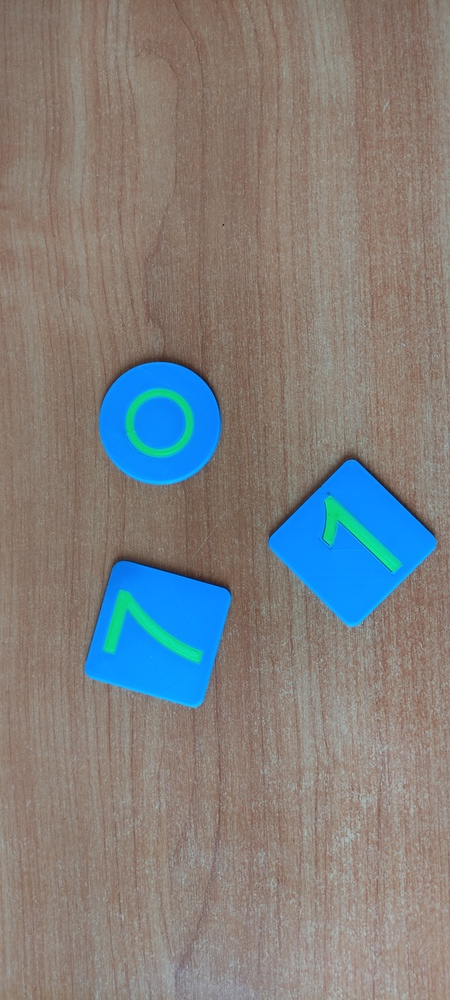
#> input picture 7 term/ЦОСиИ/images/4.jpg, 450 x 1000 px, shrunk from 2080 x 4624 before the run, found by its file name
$ python main.py
#> lines starting #> are read from the running program, lines starting #| are printed output that depends on the picture; after the words box and inside, x2 and y2 are one past the last pixel; in counts of white or black regions, pixels touching at a corner belong together
import cv2
import numpy as np
import matplotlib.pyplot as plt

image_path = r"..\images\4.jpg"
image = cv2.imread(image_path)
#> image is the input picture: shape (1000, 450, 3); mean B, G, R 126.3, 127.5, 128.4

if image is None:
    print("Ошибка: изображение не найдено. Проверьте путь:", image_path)
else:
    hsv = cv2.cvtColor(image, cv2.COLOR_BGR2HSV)
#> hsv: shape (1000, 450, 3); mean H, S, V 22.5, 67.3, 150.7

    lower_green = np.array([35, 80, 80])
    upper_green = np.array([85, 255, 255])

    mask = cv2.inRange(hsv, lower_green, upper_green)
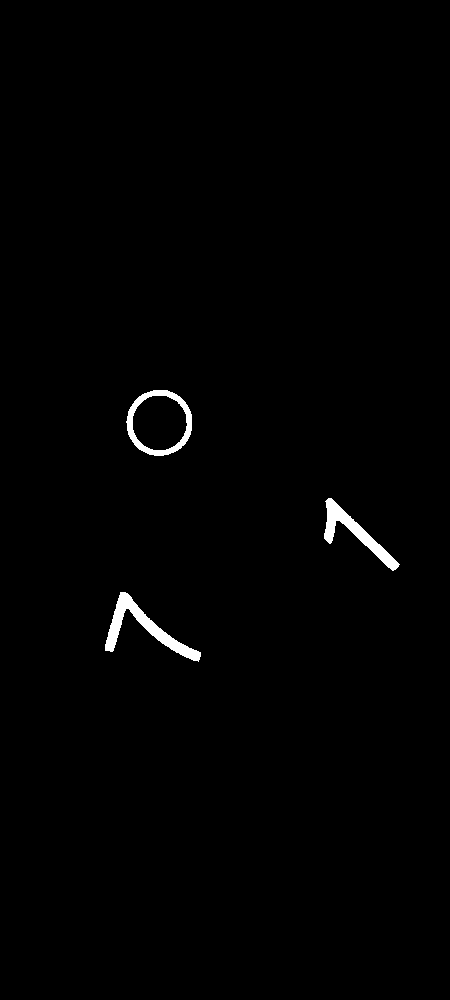
#> mask: shape (1000, 450); 0.89% white; 3 white regions, box (x1, y1, x2, y2) and area: (105, 592, 201, 662) 1571, (324, 498, 400, 571) 1291, (126, 390, 192, 456) 1127

    #дилатация для уменьшения шума
    kernel = np.ones((3, 3), np.uint8)
    dilated_mask = cv2.dilate(mask, kernel, iterations=2)
#> dilated_mask: shape (1000, 450); 1.4% white; 3 white regions

    contours, _ = cv2.findContours(dilated_mask, cv2.RETR_EXTERNAL, cv2.CHAIN_APPROX_SIMPLE)
#> contours = 3 contours; box (x1, y1, x2, y2) and area: (124, 388, 194, 458) 3880, (103, 590, 203, 664) 2275, (322, 496, 402, 573) 1892

    aligned_objects = np.zeros_like(image)

    rotation_angles = []

    for contour in contours:
        if cv2.contourArea(contour) < 100:
            continue

        rect = cv2.minAreaRect(contour)
        angle = rect[2]

        if rect[1][0] < rect[1][1]:
            corrected_angle = angle
        else:

            if image_path == r"..\images\1.jpg":
                corrected_angle = angle + 90
            else:
                corrected_angle = angle - 90

        rotation_angles.append(corrected_angle)

        box = cv2.boxPoints(rect)
        box = np.int32(box)
        x, y, w, h = cv2.boundingRect(box)

        cropped = image[y:y + h, x:x + w]

        #поворот
        center = (w // 2, h // 2)
        rotation_matrix = cv2.getRotationMatrix2D(center, corrected_angle, 1.0)
        rotated = cv2.warpAffine(cropped, rotation_matrix, (w, h), flags=cv2.INTER_LINEAR, borderValue=(0, 0, 0))

        object_mask = dilated_mask[y:y + h, x:x + w]
        rotated_mask = cv2.warpAffine(object_mask, rotation_matrix, (w, h), flags=cv2.INTER_LINEAR, borderValue=0)
        object_mask_inv = cv2.bitwise_not(rotated_mask)

        object_only = cv2.bitwise_and(rotated, rotated, mask=rotated_mask)
        aligned_objects[y:y + rotated.shape[0], x:x + rotated.shape[1]] = cv2.bitwise_and(
            aligned_objects[y:y + rotated.shape[0], x:x + rotated.shape[1]],
            aligned_objects[y:y + rotated.shape[0], x:x + rotated.shape[1]],
            mask=object_mask_inv
        )
        aligned_objects[y:y + rotated.shape[0], x:x + rotated.shape[1]] += object_only
#> this loop made 3 passes
#> (rect, angle, corrected_angle, box, x, y, w, h) on passes 1 to 3: (((155.3, 625.8), (64.74, 100.2), -83.52), -83.52, -83.52, [[201, 663], [101, 652], [109, 587], [208, 599]], 101, 587, 108, 77), (((352.9, 542.4), (39.67, 103.3), -46.01), -46.01, -46.01, [[376, 592], [301, 520], [329, 492], [403, 564]], 301, 492, 103, 101), (((158.5, 422.5), (69, 69), -90), -90, -180, [[193, 457], [124, 457], [124, 388], [193, 388]], 124, 388, 70, 70)
#> pass 1, `cropped = image[y:y + h, x:x + w]`:
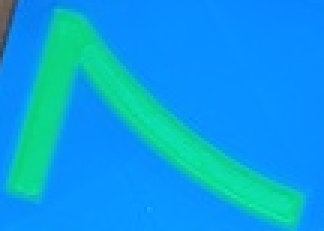
#> cropped: shape (77, 108, 3) (shown 3 times larger); mean B, G, R 228, 159.3, 10.5
#> pass 1, `rotated_mask = cv2.warpAffine(object_mask, rotation_matrix, (w, h), fl..`:
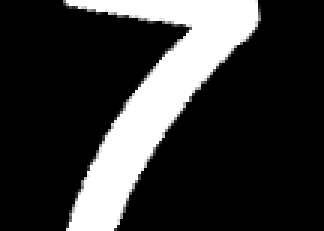
#> rotated_mask: shape (77, 108) (shown 3 times larger); min 0, max 255, mean 53.4
#> after the loop:
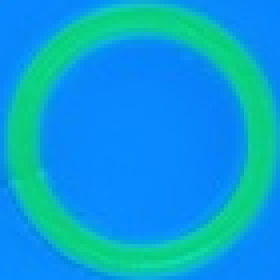
#> cropped: shape (70, 70, 3) (shown 4 times larger); mean B, G, R 217.1, 158.9, 9.7
#> after the loop: object_mask: shape (70, 70); 42.6% white; 1 white region, box (x1, y1, x2, y2) and area: (0, 0, 70, 70) 2086
#> after the loop:
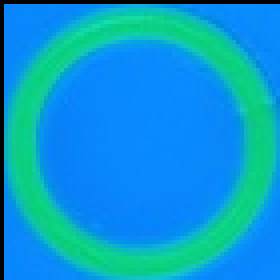
#> rotated: shape (70, 70, 3) (shown 4 times larger); mean B, G, R 210.2, 154.9, 9.5
#> after the loop:
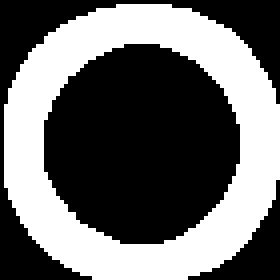
#> rotated_mask: shape (70, 70) (shown 4 times larger); 42.1% white; 1 white region, box (x1, y1, x2, y2) and area: (1, 1, 70, 70) 2061
#> after the loop, rotation_angles = [-83.52, -46.01, -180]

    for i, angle in enumerate(rotation_angles, start=1):
        print(f"Объект {i} повёрнут на {angle:.1f}° ")
#> this loop made 3 passes
#> angle on passes 1 to 3: -83.52, -46.01, -180
#| Объект 1 повёрнут на -83.5°
#| Объект 2 повёрнут на -46.0°
#| Объект 3 повёрнут на -180.0°

    fig, ax = plt.subplots(1, 2, figsize=(10, 5))
    ax[0].imshow(cv2.cvtColor(mask, cv2.COLOR_GRAY2RGB))
    ax[0].set_title("Контуры")
    ax[0].axis("off")

    ax[1].imshow(cv2.cvtColor(aligned_objects, cv2.COLOR_BGR2RGB))
    ax[1].set_title("После переворота")
    ax[1].axis("off")

    plt.show()
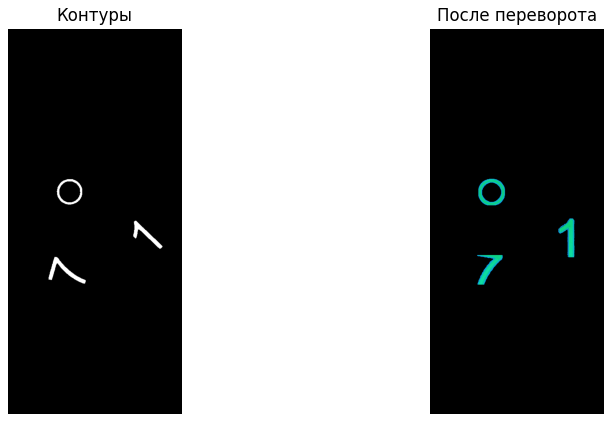
#> figure drawn by matplotlib, 2 panels

$ run again, with 7 term/ЦОСиИ/images/2.jpg copied over 7 term/ЦОСиИ/images/4.jpg
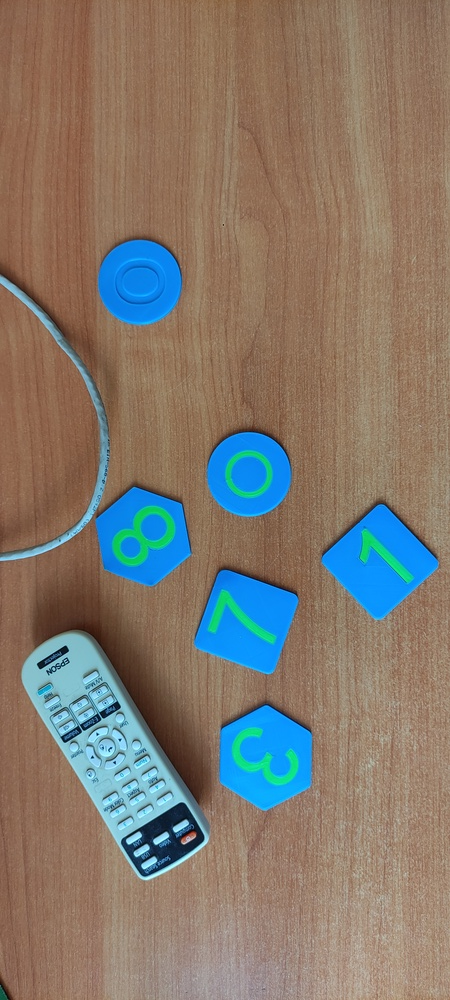
#> input picture 7 term/ЦОСиИ/images/2.jpg, 450 x 1000 px, shrunk from 2080 x 4624 before the run, found by its file name
#> image is the input picture: shape (1000, 450, 3); mean B, G, R 109.9, 120.9, 130.6
#> hsv: shape (1000, 450, 3); mean H, S, V 26.4, 106.3, 154.6
#> `mask = cv2.inRange(hsv, lower_green, upper_green)`:
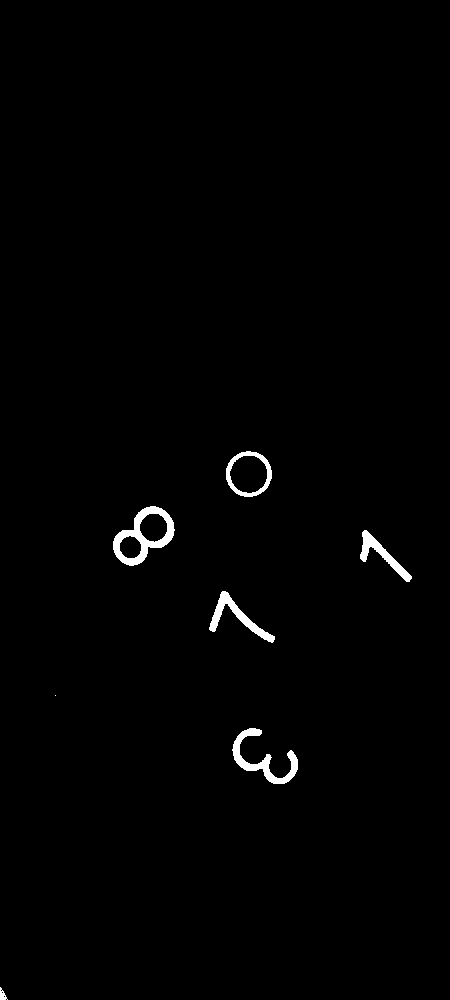
#> mask: shape (1000, 450); 0.98% white; 7 white regions (1 under 20 px), largest, box (x1, y1, x2, y2) and area: (113, 506, 175, 566) 1308, (232, 728, 298, 784) 1018, (209, 591, 275, 643) 783, (360, 530, 412, 582) 665, (226, 451, 272, 497) 587, (0, 987, 8, 1000) 56
#> dilated_mask: shape (1000, 450); 1.8% white; 7 white regions
#> contours = 7 contours, 1 with area under 20; largest, box (x1, y1, x2, y2) and area: (111, 504, 177, 568) 2661, (224, 449, 274, 499) 1972, (230, 726, 300, 786) 1654, (207, 589, 277, 645) 1280, (358, 528, 414, 584) 1076, (0, 985, 10, 1000) 86
#> the loop `for contour in contours:` made 7 passes
#> (rect, angle, corrected_angle, box, x, y, w, h) on passes 2, 4, 5: (((264.3, 757.3), (47.43, 74.61), -56.31), -56.31, -56.31, [[282, 797], [220, 756], [246, 716], [308, 758]], 220, 716, 89, 82), (((244.7, 615.9), (46.37, 70.76), -79.44), -79.44, -79.44, [[275, 645], [205, 632], [214, 586], [283, 599]], 205, 586, 79, 60), (((380.5, 561.5), (29.7, 73.54), -45), -45, -45, [[396, 598], [344, 546], [365, 525], [417, 577]], 344, 525, 74, 74)
#> after the loop `for contour in contours:`: rotation_angles = [-56.31, -79.44, -45, -135, -180]
#> the loop `for i, angle in enumerate(rotation_angles, start=1):` made 5 passes
#> angle on passes 1 to 5: -56.31, -79.44, -45, -135, -180
#> (printed output is left out)
#> `plt.show()`:
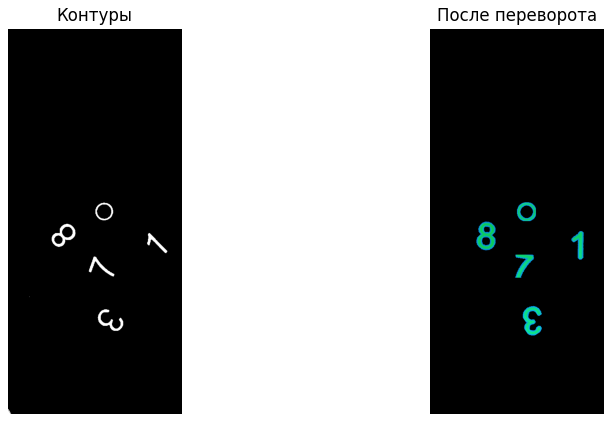
#> figure drawn by matplotlib, 2 panels

$ run again, with 7 term/ЦОСиИ/images/3.jpg copied over 7 term/ЦОСиИ/images/4.jpg
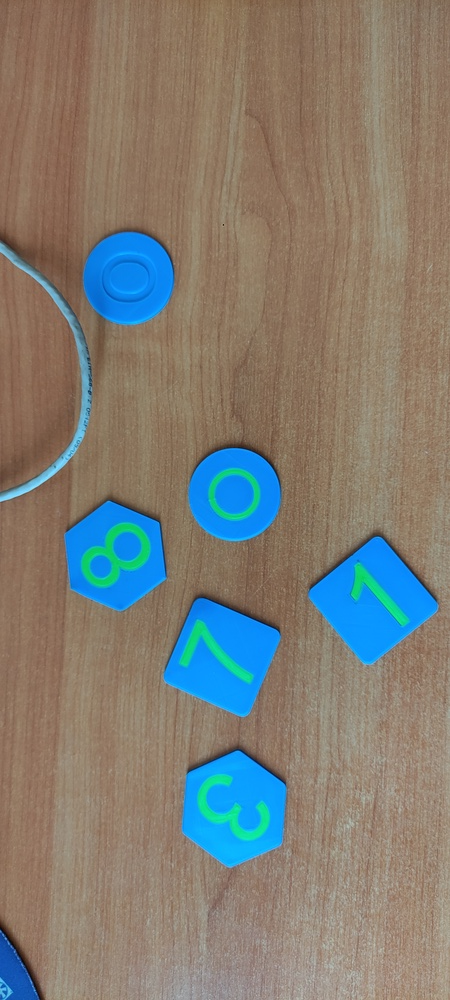
#> input picture 7 term/ЦОСиИ/images/3.jpg, 450 x 1000 px, shrunk from 2080 x 4624 before the run, found by its file name
#> image is the input picture: shape (1000, 450, 3); mean B, G, R 116.4, 125.1, 128.3
#> hsv: shape (1000, 450, 3); mean H, S, V 25.7, 94.5, 154.1
#> `mask = cv2.inRange(hsv, lower_green, upper_green)`:
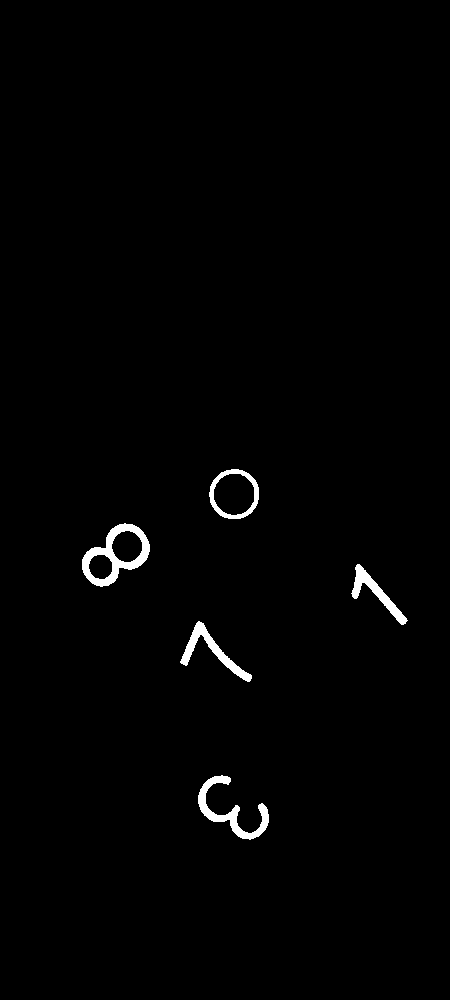
#> mask: shape (1000, 450); 1.1% white; 5 white regions, box (x1, y1, x2, y2) and area: (82, 523, 150, 587) 1499, (198, 775, 269, 840) 1174, (180, 621, 252, 682) 914, (351, 564, 408, 625) 797, (209, 469, 259, 519) 674
#> dilated_mask: shape (1000, 450); 2% white; 5 white regions
#> contours = 5 contours; box (x1, y1, x2, y2) and area: (80, 521, 152, 589) 3104, (207, 467, 261, 521) 2322, (196, 773, 271, 842) 1880, (178, 619, 254, 684) 1472, (349, 562, 410, 627) 1262
#> the loop `for contour in contours:` made 5 passes
#> (rect, angle, corrected_angle, box, x, y, w, h) on passes 1 to 3: (((232.4, 808.5), (50.99, 82.17), -51.77), -51.77, -51.77, [[248, 853], [184, 803], [215, 763], [280, 813]], 184, 763, 97, 91), (((221.4, 654.8), (51.25, 77.43), -68.2), -68.2, -68.2, [[247, 692], [175, 664], [194, 616], [266, 645]], 175, 616, 92, 77), (((373.2, 600.2), (32.43, 81.67), -40.6), -40.6, -40.6, [[387, 641], [334, 579], [358, 558], [412, 620]], 334, 558, 79, 84)
#> after the loop `for contour in contours:`: rotation_angles = [-51.77, -68.2, -40.6, -123.7, -180]
#> the loop `for i, angle in enumerate(rotation_angles, start=1):` made 5 passes
#> angle on passes 1 to 5: -51.77, -68.2, -40.6, -123.7, -180
#> (printed output is left out)
#> `plt.show()`:
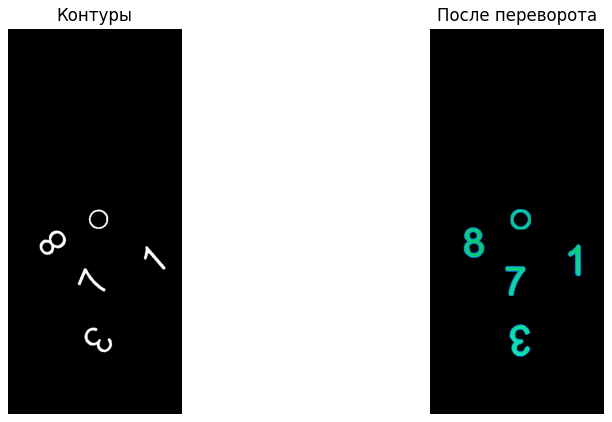
#> figure drawn by matplotlib, 2 panels

$ run again, with 7 term/ЦОСиИ/images/5.jpg copied over 7 term/ЦОСиИ/images/4.jpg
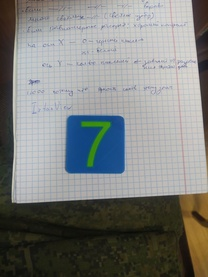
#> input picture 7 term/ЦОСиИ/images/5.jpg, 208 x 277 px, shrunk from 960 x 1280 before the run, found by its file name
#> image is the input picture: shape (277, 208, 3); mean B, G, R 124.2, 126.7, 124.9
#> hsv: shape (277, 208, 3); mean H, S, V 60.4, 51.9, 133.4
#> mask: shape (277, 208); 0.79% white; 1 white region, box (x1, y1, x2, y2) and area: (81, 121, 111, 167) 457
#> dilated_mask: shape (277, 208); 1.4% white; 1 white region
#> contours = 1 contour; box (x1, y1, x2, y2) and area: (79, 119, 113, 169) 754
#> the loop `for contour in contours:` made 1 pass
#> (rect, angle, corrected_angle, box, x, y, w, h) on pass 1: (((95.5, 143.5), (49, 33), -90), -90, -180, [[112, 168], [79, 168], [79, 119], [112, 119]], 79, 119, 34, 50)
#> after the loop `for contour in contours:`: rotation_angles = [-180]
#> the loop `for i, angle in enumerate(rotation_angles, start=1):` made 1 pass
#> (i, angle) on pass 1: (1, -180)
#> (printed output is left out)
#> `plt.show()`:
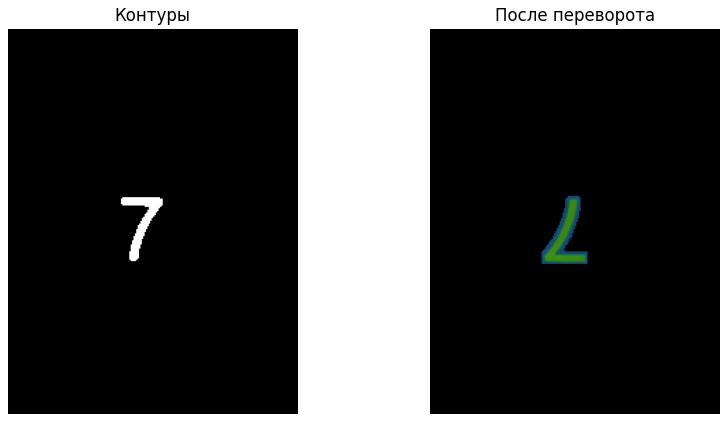
#> figure drawn by matplotlib, 2 panels
